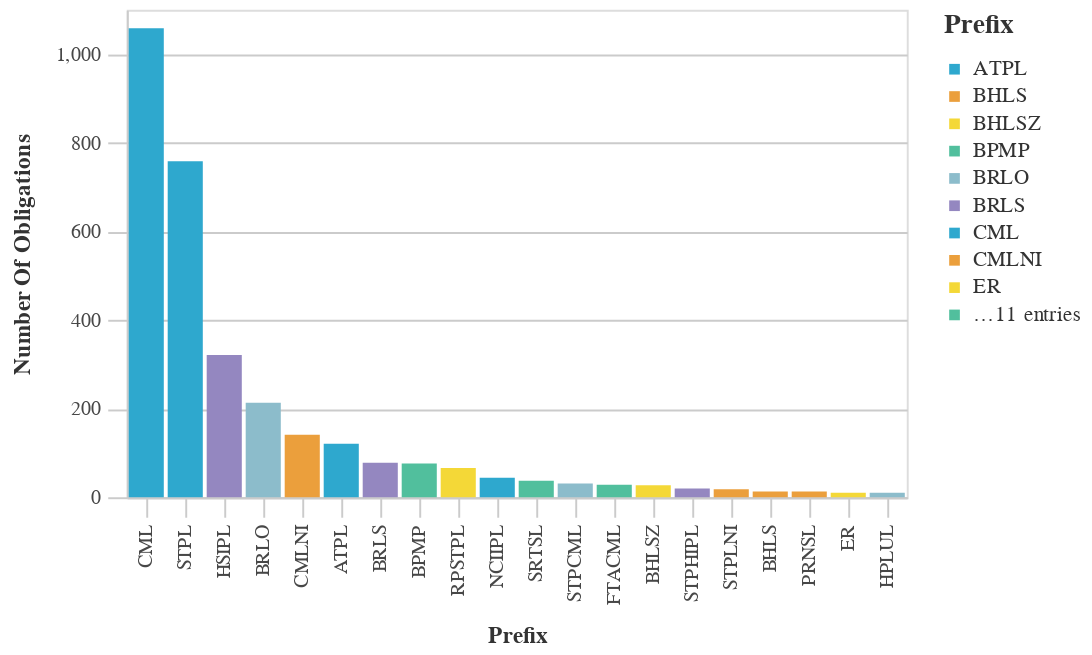

Notebook code cell kept with this figure:
### Markdown cell above
### Most Used Prefix Codes

### Code cell
#Bar chart with the Most Used Prefix Counts
chart_df = (df_top>>filter(_.variable=='prefix')).rename(columns={"value":"Prefix",
                                 "count":"Number of Obligations"})
chart9= (_dla_utils.basic_bar_chart_no_save(chart_df, 'Prefix', 'Number of Obligations', 'Prefix', district))
    

display(chart9)

### Figure 1 — Vega-Lite specification as saved in the notebook (floating-point values rounded to 4 significant figures)
{"config": {"view": {"continuousWidth": 400, "continuousHeight": 300}, "axis": {"domainColor": "#cbcbcb", "grid": true, "gridColor": "#cbcbcb", "gridWidth": 1, "labelColor": "#474747", "labelFont": "Nunito Sans", "labelFontSize": 10, "labelPadding": 4, "tickColor": "#cbcbcb", "tickSize": 10, "titleColor": "#333", "titleFont": "Raleway", "titleFontSize": 12, "titlePadding": 10}, "axisBand": {"grid": false}, "background": "white", "font": "Raleway", "header": {"labelFont": "Nunito Sans", "titleFont": "Raleway"}, "legend": {"labelColor": "#333", "labelFont": "Nunito Sans", "labelFontSize": 11, "labelLimit": 0, "padding": 1, "symbolSize": 30, "symbolType": "square", "titleColor": "#333", "titleFont": "Raleway", "titleFontSize": 14, "titlePadding": 10}, "title": {"anchor": "middle", "font": "Raleway", "fontSize": 18, "fontWeight": 300, "offset": 20}}, "data": {"name": "data-58fd7dd3a3f6ed38917e60fa367b8c6f"}, "mark": "bar", "encoding": {"color": {"field": "Prefix", "legend": {"symbolLimit": 10, "title": "Prefix"}, "scale": {"range": ["#2EA8CE", "#EB9F3C", "#F4D837", "#51BF9D", "#8CBCCB", "#9487C0"]}, "type": "nominal"}, "tooltip": [{"field": "Prefix", "type": "nominal"}, {"field": "Number of Obligations", "type": "quantitative"}], "x": {"field": "Prefix", "sort": "-y", "title": "Prefix", "type": "nominal"}, "y": {"field": "Number of Obligations", "title": "Number Of Obligations", "type": "quantitative"}}, "height": 250, "width": 400, "$schema": "https://vega.github.io/schema/vega-lite/v4.17.0.json", "datasets": {"data-58fd7dd3a3f6ed38917e60fa367b8c6f": [{"Prefix": "CML", "Number of Obligations": 1058, "variable": "prefix"}, {"Prefix": "STPL", "Number of Obligations": 758, "variable": "prefix"}, {"Prefix": "HSIPL", "Number of Obligations": 321, "variable": "prefix"}, {"Prefix": "BRLO", "Number of Obligations": 213, "variable": "prefix"}, {"Prefix": "CMLNI", "Number of Obligations": 141, "variable": "prefix"}, {"Prefix": "ATPL", "Number of Obligations": 121, "variable": "prefix"}, {"Prefix": "BRLS", "Number of Obligations": 78, "variable": "prefix"}, {"Prefix": "BPMP", "Number of Obligations": 76, "variable": "prefix"}, {"Prefix": "RPSTPL", "Number of Obligations": 66, "variable": "prefix"}, {"Prefix": "NCIIPL", "Number of Obligations": 44, "variable": "prefix"}, {"Prefix": "SRTSL", "Number of Obligations": 37, "variable": "prefix"}, {"Prefix": "STPCML", "Number of Obligations": 31, "variable": "prefix"}, {"Prefix": "FTACML", "Number of Obligations": 28, "variable": "prefix"}, {"Prefix": "BHLSZ", "Number of Obligations": 27, "variable": "prefix"}, {"Prefix": "STPHIPL", "Number of Obligations": 20, "variable": "prefix"}, {"Prefix": "STPLNI", "Number of Obligations": 18, "variable": "prefix"}, {"Prefix": "BHLS", "Number of Obligations": 13, "variable": "prefix"}, {"Prefix": "PRNSL", "Number of Obligations": 13, "variable": "prefix"}, {"Prefix": "ER", "Number of Obligations": 10, "variable": "prefix"}, {"Prefix": "HPLUL", "Number of Obligations": 10, "variable": "prefix"}]}}
